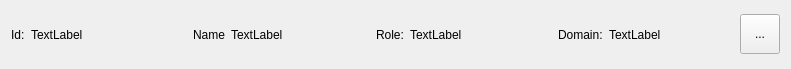
<?xml version="1.0" encoding="UTF-8"?>
<ui version="4.0">
 <class>userLabel</class>
 <widget class="QWidget" name="userLabel">
  <property name="geometry">
   <rect>
    <x>0</x>
    <y>0</y>
    <width>791</width>
    <height>69</height>
   </rect>
  </property>
  <property name="windowTitle">
   <string>Form</string>
  </property>
  <layout class="QHBoxLayout" name="horizontalLayout_2">
   <item>
    <layout class="QHBoxLayout" name="horizontalLayout">
     <item>
      <layout class="QFormLayout" name="formLayout_2">
       <property name="formAlignment">
        <set>Qt::AlignmentFlag::AlignLeading|Qt::AlignmentFlag::AlignLeft|Qt::AlignmentFlag::AlignVCenter</set>
       </property>
       <item row="0" column="0">
        <widget class="QLabel" name="label_3">
         <property name="text">
          <string>Id:</string>
         </property>
        </widget>
       </item>
       <item row="0" column="1">
        <widget class="QLabel" name="id">
         <property name="text">
          <string>TextLabel</string>
         </property>
        </widget>
       </item>
      </layout>
     </item>
     <item>
      <layout class="QFormLayout" name="formLayout_4">
       <property name="formAlignment">
        <set>Qt::AlignmentFlag::AlignLeading|Qt::AlignmentFlag::AlignLeft|Qt::AlignmentFlag::AlignVCenter</set>
       </property>
       <item row="0" column="0">
        <widget class="QLabel" name="label_4">
         <property name="text">
          <string>Name</string>
         </property>
        </widget>
       </item>
       <item row="0" column="1">
        <widget class="QLabel" name="name">
         <property name="text">
          <string>TextLabel</string>
         </property>
        </widget>
       </item>
      </layout>
     </item>
     <item>
      <layout class="QFormLayout" name="formLayout">
       <property name="formAlignment">
        <set>Qt::AlignmentFlag::AlignLeading|Qt::AlignmentFlag::AlignLeft|Qt::AlignmentFlag::AlignVCenter</set>
       </property>
       <item row="0" column="0">
        <widget class="QLabel" name="label_5">
         <property name="text">
          <string>Role:</string>
         </property>
        </widget>
       </item>
       <item row="0" column="1">
        <widget class="QLabel" name="role">
         <property name="text">
          <string>TextLabel</string>
         </property>
        </widget>
       </item>
      </layout>
     </item>
     <item>
      <layout class="QFormLayout" name="formLayout_3">
       <property name="formAlignment">
        <set>Qt::AlignmentFlag::AlignLeading|Qt::AlignmentFlag::AlignLeft|Qt::AlignmentFlag::AlignVCenter</set>
       </property>
       <item row="0" column="0">
        <widget class="QLabel" name="label_6">
         <property name="text">
          <string>Domain:</string>
         </property>
        </widget>
       </item>
       <item row="0" column="1">
        <widget class="QLabel" name="domain">
         <property name="text">
          <string>TextLabel</string>
         </property>
        </widget>
       </item>
      </layout>
     </item>
     <item>
      <widget class="QToolButton" name="manageButton">
       <property name="minimumSize">
        <size>
         <width>40</width>
         <height>40</height>
        </size>
       </property>
       <property name="text">
        <string>...</string>
       </property>
       <property name="icon">
        <iconset theme="document-properties"/>
       </property>
       <property name="iconSize">
        <size>
         <width>24</width>
         <height>24</height>
        </size>
       </property>
      </widget>
     </item>
    </layout>
   </item>
  </layout>
 </widget>
 <resources/>
 <connections/>
</ui>
